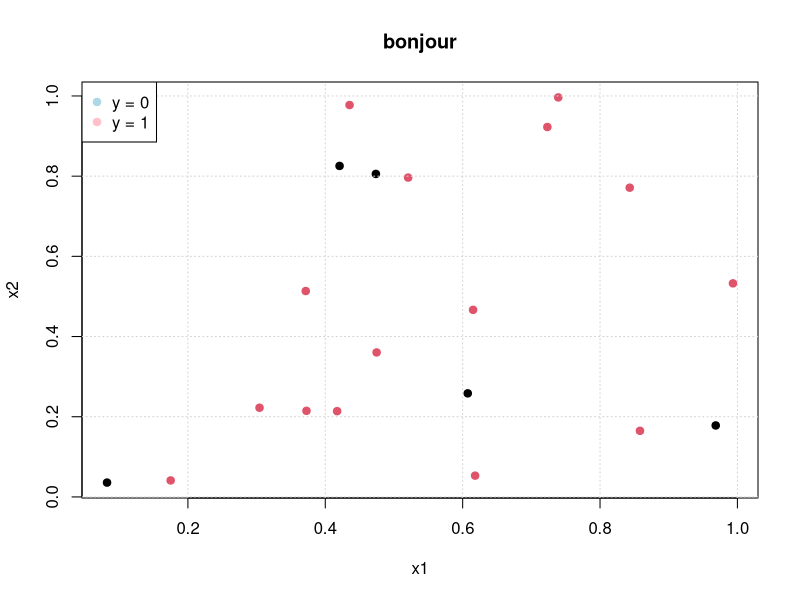

This chart was generated by the following R code:
set.seed(22)

x1 = runif(20)
x2 = runif(20)
y = sample(c(0,1), 20, prob = rep(0.5,2), replace = T)
y = factor(y)

plot(x1, x2, col = y, pch = 19, main = "bonjour", xlab = "x1", ylab = "x2")
grid()
legend("topleft", paste( "y =", levels(y)), col = c("lightblue","pink"), pch = 19, bg = "white")
